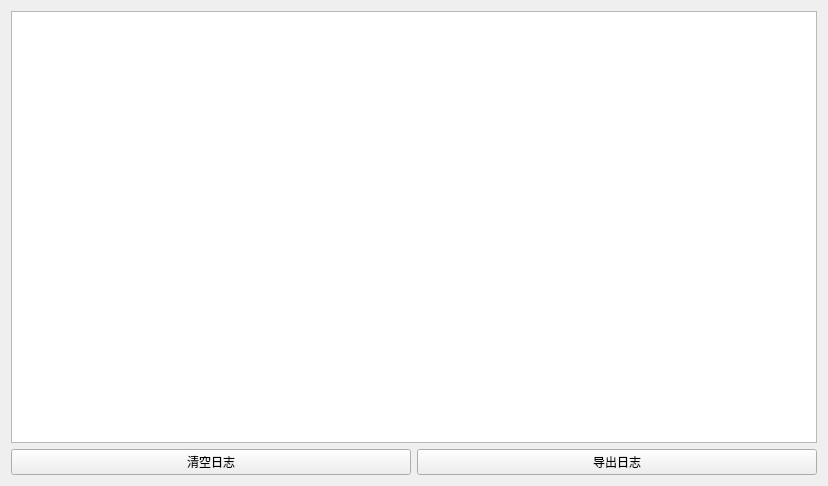
<?xml version="1.0" encoding="UTF-8"?>
<ui version="4.0">
 <class>LogWindow</class>
 <widget class="QWidget" name="LogWindow">
  <property name="geometry">
   <rect>
    <x>0</x>
    <y>0</y>
    <width>828</width>
    <height>486</height>
   </rect>
  </property>
  <property name="windowTitle">
   <string>Dialog</string>
  </property>
  <layout class="QVBoxLayout" name="verticalLayout">
   <item>
    <widget class="QTableView" name="tb_log"/>
   </item>
   <item>
    <layout class="QHBoxLayout" name="horizontalLayout">
     <item>
      <widget class="QPushButton" name="bt_clear">
       <property name="toolTip">
        <string>清空收到的日志</string>
       </property>
       <property name="text">
        <string>清空日志</string>
       </property>
      </widget>
     </item>
     <item>
      <widget class="QPushButton" name="bt_export">
       <property name="toolTip">
        <string>导出已收到的日志到CSV表格文件</string>
       </property>
       <property name="text">
        <string>导出日志</string>
       </property>
      </widget>
     </item>
    </layout>
   </item>
  </layout>
 </widget>
 <resources/>
 <connections/>
</ui>
